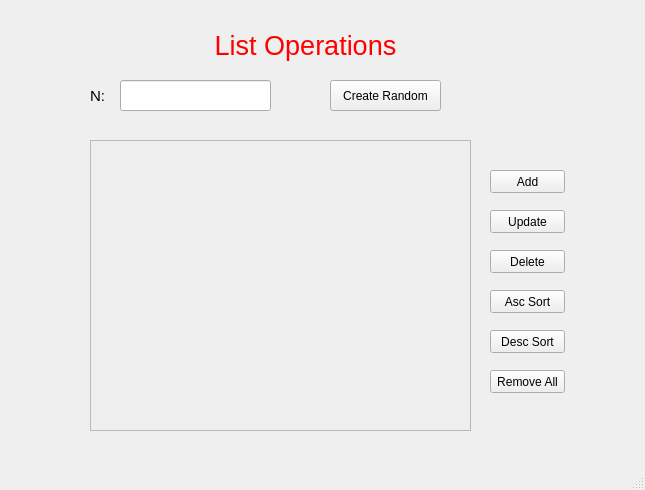
<?xml version="1.0" encoding="UTF-8"?>
<ui version="4.0">
 <class>MainWindow</class>
 <widget class="QMainWindow" name="MainWindow">
  <property name="geometry">
   <rect>
    <x>0</x>
    <y>0</y>
    <width>645</width>
    <height>490</height>
   </rect>
  </property>
  <property name="windowTitle">
   <string>MainWindow</string>
  </property>
  <widget class="QWidget" name="centralwidget">
   <widget class="QLabel" name="label">
    <property name="geometry">
     <rect>
      <x>190</x>
      <y>20</y>
      <width>231</width>
      <height>51</height>
     </rect>
    </property>
    <property name="font">
     <font>
      <pointsize>20</pointsize>
     </font>
    </property>
    <property name="styleSheet">
     <string notr="true">color: rgb(255, 0, 0);</string>
    </property>
    <property name="text">
     <string>List Operations</string>
    </property>
    <property name="alignment">
     <set>Qt::AlignCenter</set>
    </property>
   </widget>
   <widget class="QLabel" name="label_2">
    <property name="geometry">
     <rect>
      <x>90</x>
      <y>80</y>
      <width>21</width>
      <height>31</height>
     </rect>
    </property>
    <property name="font">
     <font>
      <pointsize>11</pointsize>
     </font>
    </property>
    <property name="text">
     <string>N:</string>
    </property>
   </widget>
   <widget class="QLineEdit" name="lineEditNumber">
    <property name="geometry">
     <rect>
      <x>120</x>
      <y>80</y>
      <width>151</width>
      <height>31</height>
     </rect>
    </property>
    <property name="font">
     <font>
      <pointsize>11</pointsize>
     </font>
    </property>
   </widget>
   <widget class="QPushButton" name="pushButtonRandom">
    <property name="geometry">
     <rect>
      <x>330</x>
      <y>80</y>
      <width>111</width>
      <height>31</height>
     </rect>
    </property>
    <property name="text">
     <string>Create Random</string>
    </property>
   </widget>
   <widget class="QPushButton" name="pushButtonAdd">
    <property name="geometry">
     <rect>
      <x>490</x>
      <y>170</y>
      <width>75</width>
      <height>23</height>
     </rect>
    </property>
    <property name="text">
     <string>Add</string>
    </property>
   </widget>
   <widget class="QPushButton" name="pushButtonUpdate">
    <property name="geometry">
     <rect>
      <x>490</x>
      <y>210</y>
      <width>75</width>
      <height>23</height>
     </rect>
    </property>
    <property name="text">
     <string>Update</string>
    </property>
   </widget>
   <widget class="QPushButton" name="pushButtonDelete">
    <property name="geometry">
     <rect>
      <x>490</x>
      <y>250</y>
      <width>75</width>
      <height>23</height>
     </rect>
    </property>
    <property name="text">
     <string>Delete</string>
    </property>
   </widget>
   <widget class="QPushButton" name="pushButtonAscSort">
    <property name="geometry">
     <rect>
      <x>490</x>
      <y>290</y>
      <width>75</width>
      <height>23</height>
     </rect>
    </property>
    <property name="text">
     <string>Asc Sort</string>
    </property>
   </widget>
   <widget class="QPushButton" name="pushButtonDescSort">
    <property name="geometry">
     <rect>
      <x>490</x>
      <y>330</y>
      <width>75</width>
      <height>23</height>
     </rect>
    </property>
    <property name="text">
     <string>Desc Sort</string>
    </property>
   </widget>
   <widget class="QPushButton" name="pushButtonRemoveAll">
    <property name="geometry">
     <rect>
      <x>490</x>
      <y>370</y>
      <width>75</width>
      <height>23</height>
     </rect>
    </property>
    <property name="text">
     <string>Remove All</string>
    </property>
   </widget>
   <widget class="QScrollArea" name="scrollArea">
    <property name="geometry">
     <rect>
      <x>90</x>
      <y>140</y>
      <width>381</width>
      <height>291</height>
     </rect>
    </property>
    <property name="widgetResizable">
     <bool>true</bool>
    </property>
    <widget class="QWidget" name="scrollAreaWidgetContents">
     <property name="geometry">
      <rect>
       <x>0</x>
       <y>0</y>
       <width>379</width>
       <height>289</height>
      </rect>
     </property>
     <layout class="QVBoxLayout" name="verticalLayout_2">
      <item>
       <layout class="QVBoxLayout" name="verticalLayout"/>
      </item>
     </layout>
    </widget>
   </widget>
  </widget>
  <widget class="QMenuBar" name="menubar">
   <property name="geometry">
    <rect>
     <x>0</x>
     <y>0</y>
     <width>645</width>
     <height>22</height>
    </rect>
   </property>
  </widget>
  <widget class="QStatusBar" name="statusbar"/>
 </widget>
 <resources/>
 <connections/>
</ui>
